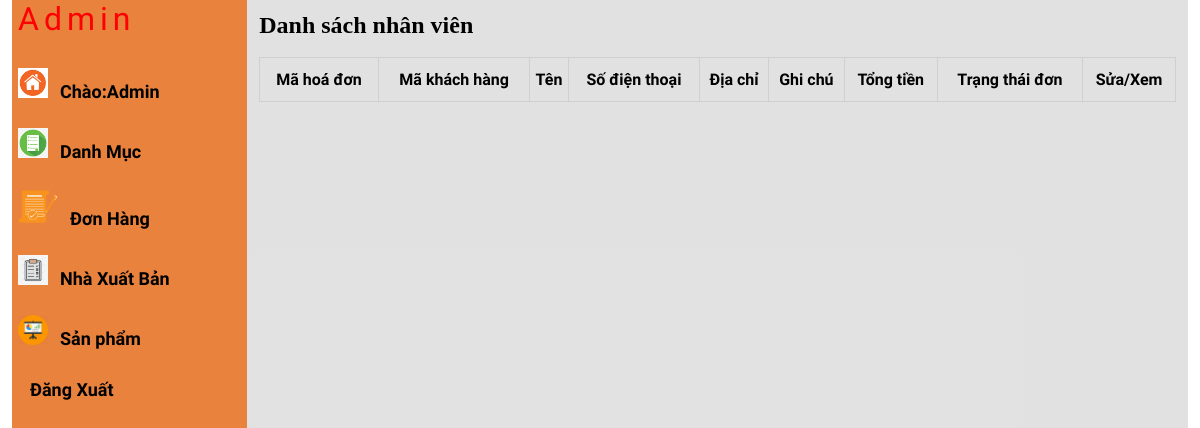
/admin/hoa_don.php, run on an earlier commit of the app's database.
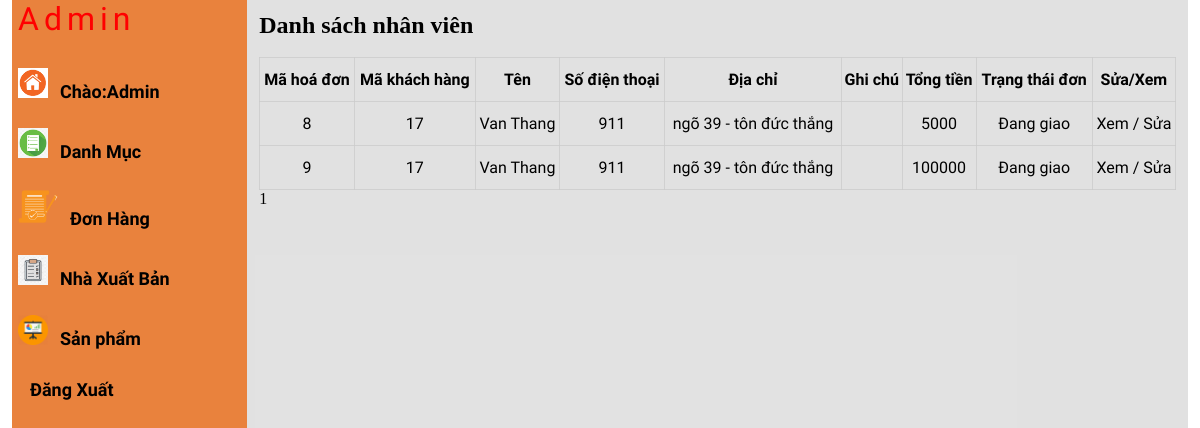
And on a later commit of the database.
### tables this page shows
CREATE TABLE `hoa_don` (
  `ma` int(11) NOT NULL,
  `ma_khach_hang` int(11) NOT NULL,
  `ten_nguoi_nhan` varchar(50) NOT NULL,
  `sdt_nguoi_nhan` char(20) NOT NULL,
  `dia_chi_nhan_hang` text NOT NULL,
  `tong_tien` double NOT NULL,
  `ghi_chu` text NOT NULL,
  `trang_thai` int(11) NOT NULL
);

### admin/hoa_don.php (the view, shortened to what this page needs)
<?php
include "header.php";
include "leftside.php";
    $ket_noi = mysqli_connect('localhost','root','','doan1');
    mysqli_set_charset($ket_noi,'utf8');
      $trang = 1;
$sql_so_kq =  "select count(*) from hoa_don";
$mang_so_kq = mysqli_query($ket_noi,$sql_so_kq);
$ket_qua_so_kq = mysqli_fetch_array($mang_so_kq);
$so_kq = $ket_qua_so_kq['count(*)'];
$so_kq_1 = 2 ;
$so_trang =  ceil($so_kq/$so_kq_1);
$bo_qua = $so_kq_1*($trang - 1);
$sql = "select * from hoa_don limit $so_kq_1 offset $bo_qua";
$ket_qua = mysqli_query($ket_noi, $sql);
?>
<div class="admin-content-right">
    <div class="table-content">
    	<h1>Danh sách nhân viên</h1><br>
        <table>
            <tr>
                <th>Mã hoá đơn</th>
                <th>Mã khách hàng</th>
                <th>Tên </th>
                <th>Số điện thoại</th>
                <th>Địa chỉ</th>
                <th>Ghi chú</th>
                <th>Tổng tiền</th>
                <th>Trạng thái đơn</th>
                <th>Sửa/Xem</th>
            </tr>
            <?php foreach ($ket_qua as $value) {
             ?>
              <tr>
                <td><?php echo $value['ma']  ?></td>
                <td><?php echo $value['ma_khach_hang'] ?></td>
                <td><?php echo $value['ten_nguoi_nhan'] ?></td>
                <td><?php echo $value['sdt_nguoi_nhan'] ?></td>
                <td><?php echo $value['dia_chi_nhan_hang'] ?></td>
                <td><?php echo $value['ghi_chu'] ?> </td>
                <td><?php echo $value['tong_tien'] ?></dh>
                    <?php if($value['trang_thai']==0){
                    $value['trang_thai'] = 'Đang giao'; }elseif ($value['trang_thai']==1) {
                        $value['trang_thai'] = 'Đã giao';
                    }else{
                         $value['trang_thai'] = 'Huỷ đơn';
                    }?>
                <td><?php echo $value['trang_thai'] ?></td>
                <td><a href="xem_hoa_don.php?ma=<?php echo $value['ma'] ?>">
                    Xem
                </a>/<a href="sua_trang_thai_hoa_don.php?ma=<?php echo  $value['ma']  ?>">
                    Sửa
                </a></td>
            </tr>
             <?php } ?>
            </table>
            <?php  for($i=1; $i<=$so_trang ; $i++) {
          ?>
          <a href="?trang=<?php echo $i ?>" style = "color: black; " >
              <?php echo $i ?>
          </a>
      <?php } ?>
    	</div>
</div>
</section>
</body>
</html>

### admin/header.php (shortened to what this page needs)
<!DOCTYPE html>
<html lang="en">
<head>
    <link rel="stylesheet" href="style.css">
</head>
<body>

### admin/leftside.php (shortened to what this page needs)
<section class="admin-content row space-between">
    <div class="admin-content-left">
        <div class="header-top-left">
            <a href="index.php">
                <p style="color: red;">Admin</p>
            </a>
        </div>
        <ul>
            <li><a href="index.php"> <img style="width:30px" src="icon/admin.png" alt="">Chào:Admin</a>
            <li><a href="#"><img style="width:30px" src="icon/options.png" alt="">Danh Mục</a>
            </li>
            <li><a href="#"><img style="width:40px" src="icon/donhang.png" alt="">Đơn Hàng</a>
            </li>
            <li><a href="#"><img style="width:30px" src="icon/menu.png" alt="">Nhà Xuất Bản</a>
            </li>
            <li><a href="#"><img style="width:30px" src="icon/article.png" alt="">Sản phẩm</a>
            </li>
            <li><a href="../khachhang1/signing/signout.php"> <img style=" width:30px" src="icon/logout.png" alt="">Đăng Xuất</a>
            </li>
        </ul>
    </div>

### admin/style.css (style rules this page uses)
:root { --maincolor: #ff8800; --subcolor: #ec400c; }
* { padding: 0; margin: 0; box-sizing: border-box; }
ul { list-style: none; }
a { text-decoration: none; color: black; }
.row { display: flex; }
.space-between { justify-content: space-between; }
.admin-content { padding: 0px 12px; }
.admin-content-left { width: 20%; padding-left: 6px; background-color: #e9823d; }
.admin-content-left > ul >li >a { font-weight: bold; font-family: "Bona Nova", serif; font-size: 18px; }
.admin-content-left > ul > li { line-height: 30px; margin-bottom: 20px; }
.admin-content-left > ul > li img { margin-right: 12px; line-height: 22px; }
.admin-content-right { width: 80%; background-color: #dddd; padding: 12px 12px; height: 100vh; overflow-y: scroll; }
.table-content table { width: 100%; }
.table-content table,th,td { text-align: center; border: 1px solid #cccc; border-collapse: collapse; padding: 12px 0; font-family: "Bona Nova", serif; }
.header-top-left p { font-family: "Otomanopee One", sans-serif; color: var(--maincolor); font-weight: 400; font-size: 32px; letter-spacing: 5px }
.header-top-left { margin-bottom: 30px; }

What changed in the data, as far as the page shows it:
added hoa_don: ma "8", ma_khach_hang "17", ten_nguoi_nhan "Van Thang", sdt_nguoi_nhan "911", dia_chi_nhan_hang "ngõ 39 - tôn đức thắng", tong_tien "5000", trang_thai "Đang giao"
added hoa_don: ma "9", ma_khach_hang "17", ten_nguoi_nhan "Van Thang", sdt_nguoi_nhan "911", dia_chi_nhan_hang "ngõ 39 - tôn đức thắng", tong_tien "100000", trang_thai "Đang giao"
Also different on the page:
new list line: "1"
